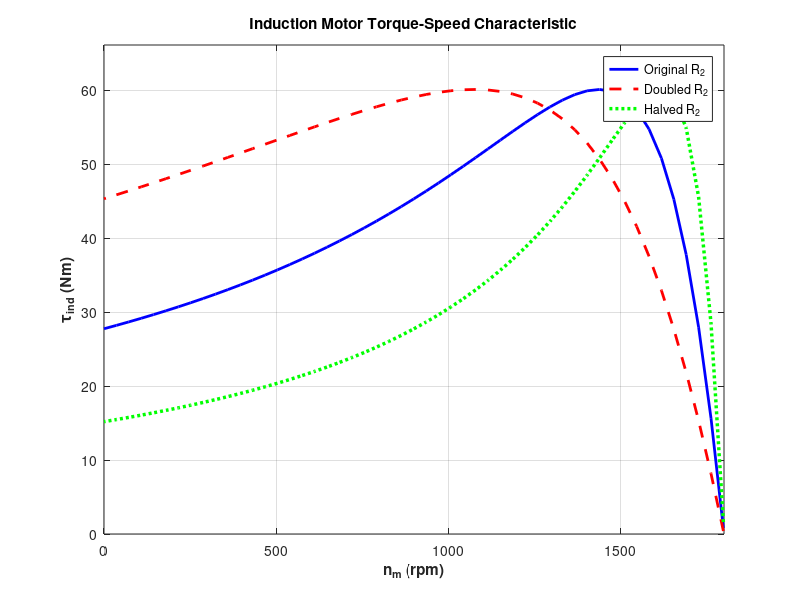

Recreate this plot in MATLAB.
% torque_speed_curve.m
% Plot torque-speed characteristics for different rotor resistances
% Cases: original R2, doubled R2, and halved R2

clear; clc;

% === Motor Parameters ===
r1 = 0.641;         % Stator resistance (ohms)
x1 = 1.106;         % Stator reactance (ohms)
r2 = 0.332;         % Rotor resistance (ohms)
x2 = 0.464;         % Rotor reactance (ohms)
xm = 26.3;          % Magnetizing reactance (ohms)
v_phase = 460 / sqrt(3);  % Phase voltage (V)

n_sync = 1800;      % Synchronous speed in rpm
w_sync = 188.5;     % Synchronous speed in rad/s

% === Thevenin Equivalent ===
z_th = 1i * xm * (r1 + 1i * x1) / (r1 + 1i * (x1 + xm));
v_th = abs(z_th * v_phase / (r1 + 1i * x1 + z_th));  % Thevenin voltage
z_eq = 1i * xm * (r1 + 1i * x1) / (1i * xm + r1 + 1i * x1);
r_th = real(z_eq);    % Thevenin resistance
x_th = imag(z_eq);    % Thevenin reactance

% === Slip & Speed Vectors ===
s = linspace(0.001, 1, 51);      % Slip from 0.001 to 1
n_run = (1 - s) * n_sync;        % Mechanical speed (rpm)

% === Torque Calculation ===

% Case 1: Original R2
t_ind1 = zeros(size(s));
for ii = 1:length(s)
    t_ind1(ii) = (3 * v_th^2 * r2 / s(ii)) / ...
        (w_sync * ((r_th + r2 / s(ii))^2 + (x_th + x2)^2));
end

% Case 2: Doubled R2
r2_double = 2 * r2;
t_ind2 = zeros(size(s));
for ii = 1:length(s)
    t_ind2(ii) = (3 * v_th^2 * r2_double / s(ii)) / ...
        (w_sync * ((r_th + r2_double / s(ii))^2 + (x_th + x2)^2));
end

% Case 3: Halved R2
r2_half = r2 / 2;
t_ind3 = zeros(size(s));
for ii = 1:length(s)
    t_ind3(ii) = (3 * v_th^2 * r2_half / s(ii)) / ...
        (w_sync * ((r_th + r2_half / s(ii))^2 + (x_th + x2)^2));
end

% === Plotting ===
figure;
plot(n_run, t_ind1, 'b-', 'LineWidth', 2); hold on;
plot(n_run, t_ind2, 'r--', 'LineWidth', 2);
plot(n_run, t_ind3, 'g:', 'LineWidth', 2.5);
xlabel('n_{m} (rpm)', 'FontWeight', 'bold');
ylabel('\tau_{ind} (Nm)', 'FontWeight', 'bold');
title('Induction Motor Torque-Speed Characteristic', 'FontWeight', 'bold');
legend('Original R_2', 'Doubled R_2', 'Halved R_2', 'Location', 'best');
grid on;
axis([0 n_sync 0 max([t_ind1 t_ind2 t_ind3]) * 1.1]);
